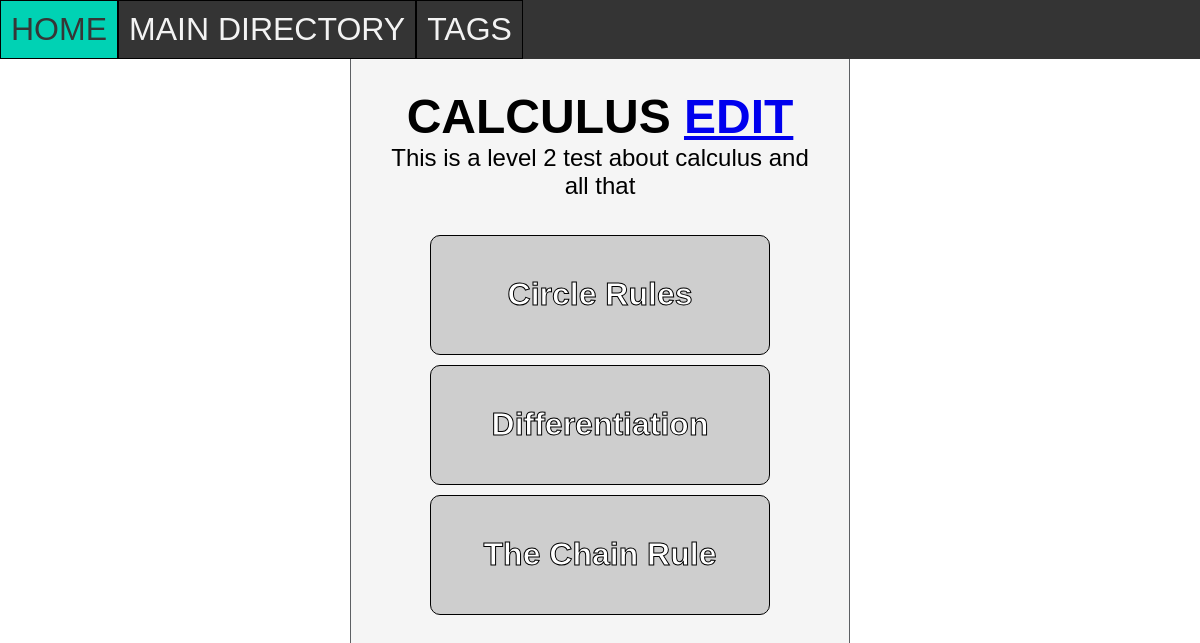
Page /tag/2 on the earlier database version.
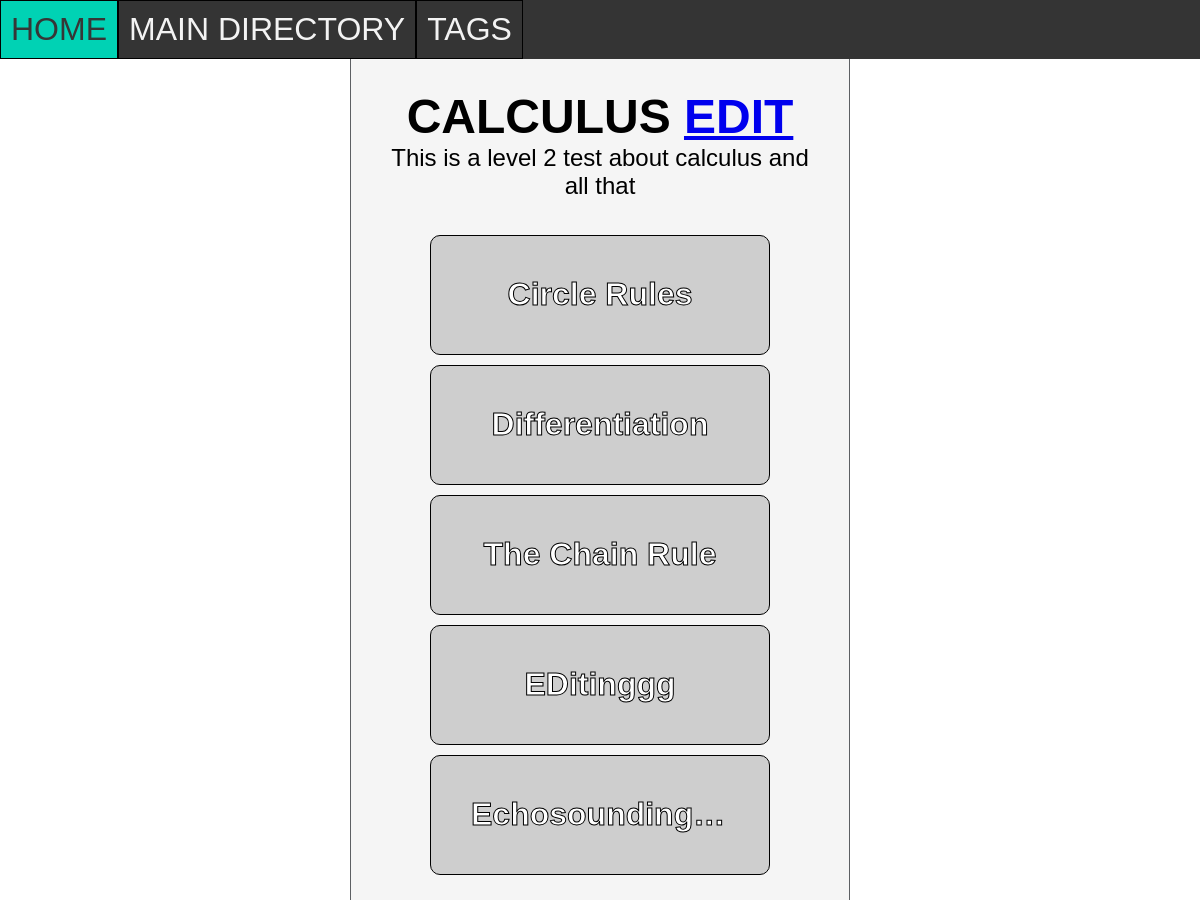
Same page on the later database version.
### tables this page shows
CREATE TABLE ENTRY (id INTEGER PRIMARY KEY AUTOINCREMENT, parent_id INTEGER REFERENCES FOLDER (id), name STRING, entry STRING);

### routes.py (the view)
@app.route('/tag/<int:id>')
def tag(id):
    infoname = retrieve('SELECT name, info FROM TAG WHERE id = ?',(id,))
    entries = retrieve('SELECT id, name FROM ENTRYTAG JOIN ENTRY ON ENTRY.id = entry_id WHERE tag_id = ?', (id,))
    return render_template('pages/tag.html',infoname=infoname, entries=entries, id=id)

### routes.py (called while the page is built)
def retrieve(query, parameters=None):
    conn = sqlite3.connect('notes_app.db')
    cur = conn.cursor()
    if parameters is None:
        cur.execute(query)
    else:
        cur.execute(query, parameters)
    results = cur.fetchall()
    conn.commit()
    return results

### templates/pages/tag.html
{% extends 'base_templates/layout.html' %}
{% block content %}
<div class="info">
    <h1>{{infoname[0][0]}} <a href="/edit-tag/{{id}}">Edit</a></h1>
    {{infoname[0][1]}}
</div>
<div class="links">
    {% for entry in entries %}
    <a href="/entry/{{entry[0]}}">{{entry[1]}}</a>
    {% endfor %}
</div>
{% endblock %}

Differences in the rows shown:
added ENTRY: name "EDitinggg"
added ENTRY: name "Echosounding…"
